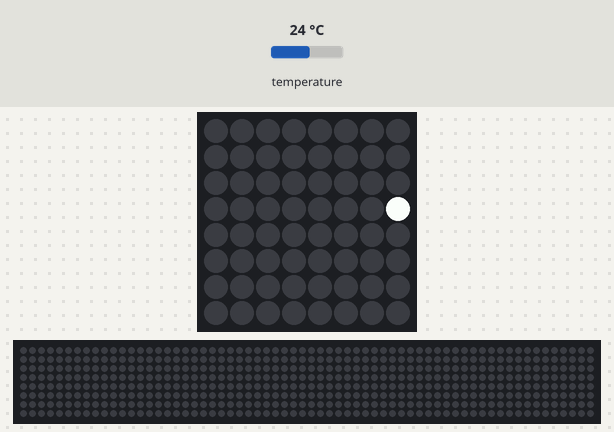
A program run on a simulated Raspberry Pi (BCM pin numbers) with a Sense HAT. Parts: the Sense HAT's 8×8 RGB LED matrix, a strip that is not on the board, showing the scrolling text unrolled. Inputs (shaded band) come from the test bench; at power-on: temperature 24 °C. The 64×8 strip is a reading aid, not a part: it shows the text the matrix is scrolling, unrolled, one strip-width of it at a time. At 15.9 s the program stops and its outputs stay as they are.

Above: at 4.43 s.
At 5.84 s:
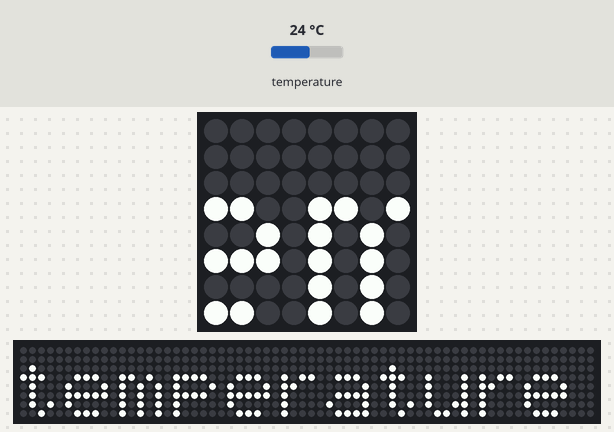
At 7.25 s:
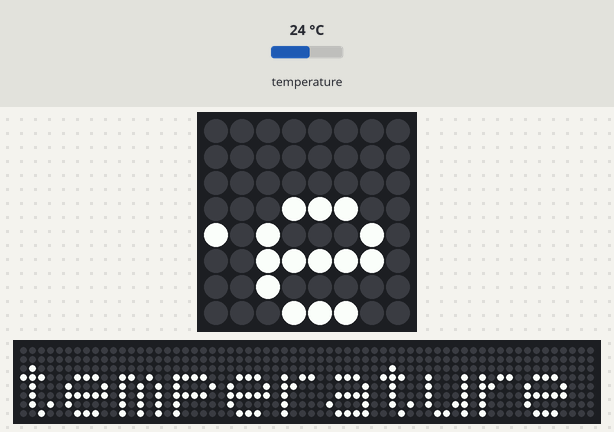
At 10.07 s:
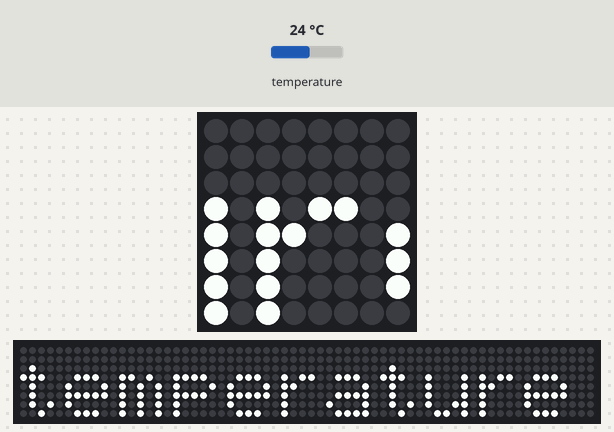
At 12.89 s:
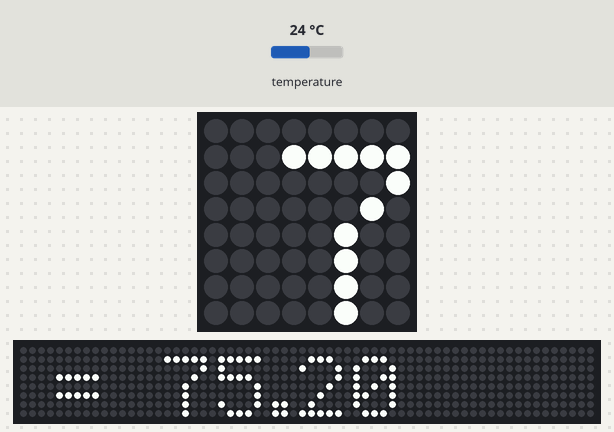
At 15.81 s:
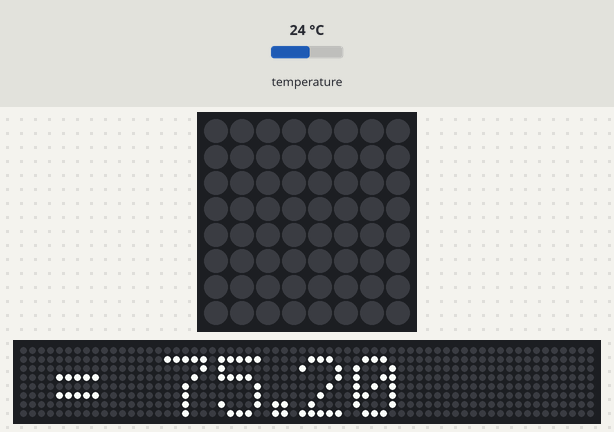

The program:

ifelifelse_temperature.py
```python
#ifelifelse_temperature.py
from sense_hat import SenseHat

def main():
    sense = SenseHat()
    celsius = sense.get_temperature()
    temperature = 9/5*(celsius) + 32
    if temperature >= 90:
        sense.show_message("It is hot!",text_colour=[255,0,0],
                           scroll_speed=0.05)
    elif temperature >= 70:
        sense.show_message("It is pleasant",text_colour=[255,255,0],
                           scroll_speed=0.05)
    elif temperature >= 50:
        sense.show_message("It is cool",text_colour=[0,0,255],
                           scroll_speed=0.05)
    else:
        sense.show_message("It is cold",text_colour=[0,0,255],
                           scroll_speed=0.05)
    sense.show_message("temperature = {0:5.2f}".format(temperature))
    sense.clear()
main()
```
